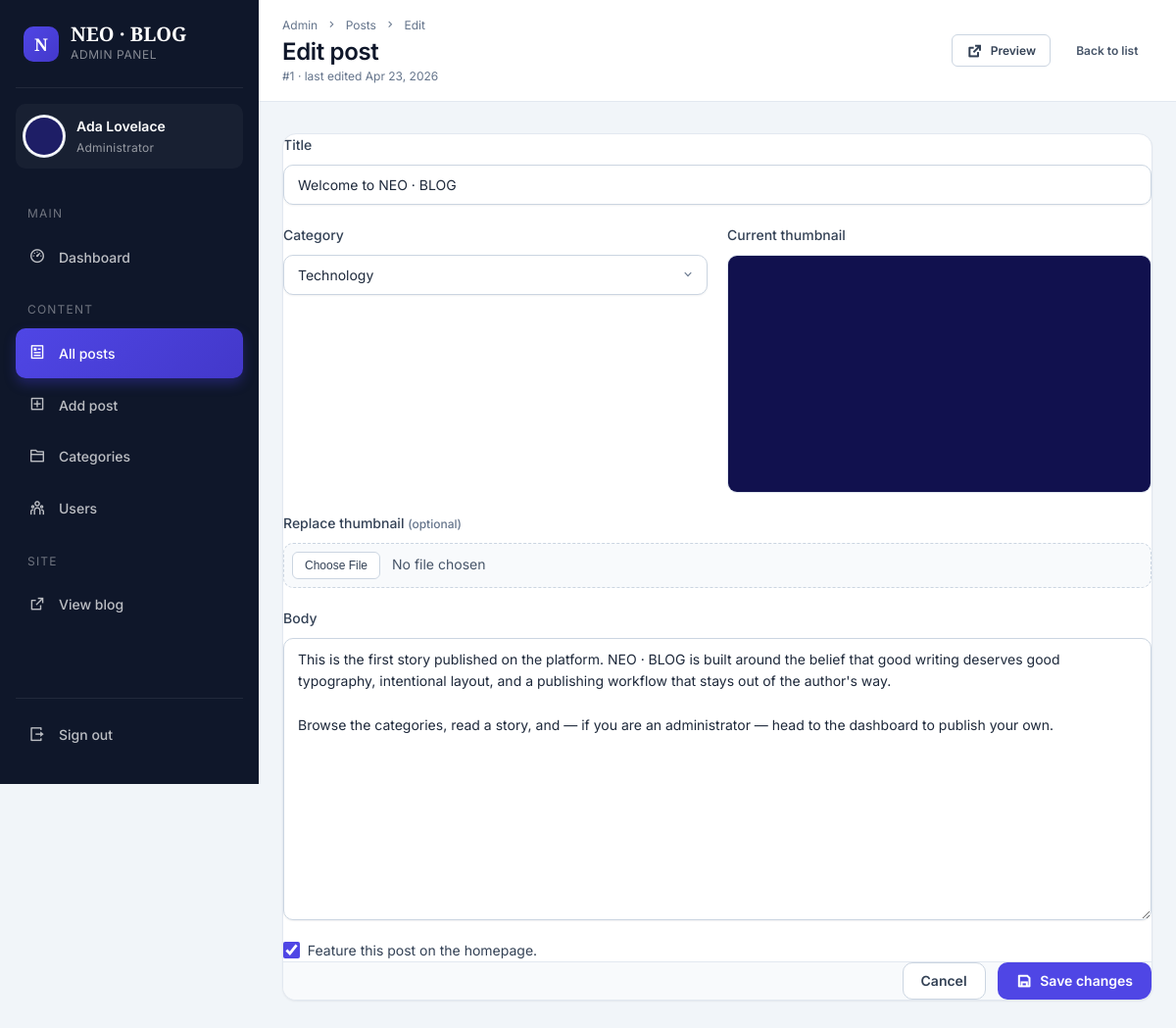
The page /admin/posts/edit?id=1 (signed in) on the database its author committed.
### tables this page shows
CREATE TABLE users (
    id          INT UNSIGNED AUTO_INCREMENT PRIMARY KEY,
    firstname   VARCHAR(100) NOT NULL,
    lastname    VARCHAR(100) NOT NULL,
    username    VARCHAR(50)  NOT NULL,
    email       VARCHAR(190) NOT NULL,
    password    VARCHAR(255) NOT NULL,
    avatar      VARCHAR(255) NOT NULL DEFAULT 'default-avatar.png',
    is_admin    TINYINT(1)   NOT NULL DEFAULT 0,
    created_at  TIMESTAMP    NOT NULL DEFAULT CURRENT_TIMESTAMP,
    UNIQUE KEY uniq_username (username),
    UNIQUE KEY uniq_email    (email)
);

CREATE TABLE posts (
    id           INT UNSIGNED AUTO_INCREMENT PRIMARY KEY,
    title        VARCHAR(255) NOT NULL,
    body         LONGTEXT     NOT NULL,
    thumbnail    VARCHAR(255) NOT NULL DEFAULT 'default-thumbnail.png',
    category_id  INT UNSIGNED NOT NULL,
    author_id    INT UNSIGNED NOT NULL,
    is_featured  TINYINT(1)   NOT NULL DEFAULT 0,
    date_time    TIMESTAMP    NOT NULL DEFAULT CURRENT_TIMESTAMP,
    KEY idx_category (category_id),
    KEY idx_author   (author_id),
    CONSTRAINT fk_posts_category FOREIGN KEY (category_id) REFERENCES categories(id) ON DELETE RESTRICT,
    CONSTRAINT fk_posts_author   FOREIGN KEY (author_id)   REFERENCES users(id)      ON DELETE CASCADE
);

### app/Controllers/Admin/PostController.php (called while the page is built, shortened)
<?php
final class PostController
{
    public function edit(): void
    {
        $id = (int) ($_GET['id'] ?? 0);
        $post = (new Post())->getById($id);
        View::render('admin/posts/edit', [
            'title'      => 'Edit post — Admin',
            'activeLink' => 'posts',
            'post'       => $post,
            'categories' => (new Category())->getAll(),
            'success'    => Auth::getFlash('admin-success'),
            'error'      => Auth::getFlash('admin-error'),
        ], layout: 'admin');
    }
}

### public/index.php (called while the page is built, shortened)
<?php
require dirname(__DIR__) . '/bootstrap.php';
$router = new \App\Core\Router();
$router->dispatch(
    $_SERVER['REQUEST_METHOD'] ?? 'GET',
    $_SERVER['REQUEST_URI']    ?? '/'
);

### app/Core/helpers.php (called while the page is built, shortened)
<?php
function e(mixed $value): string
{
    return htmlspecialchars((string) $value, ENT_QUOTES | ENT_SUBSTITUTE, 'UTF-8');
}
function url(string $path = '/'): string
{
    $path = '/' . ltrim($path, '/');
    return rtrim(ROOT_URL, '/') . $path;
}
function upload_url(string $filename): string
{
    return url('uploads/' . ltrim($filename, '/'));
}
function timeAgo(string $dateTimeStr): string
{
    $diff = time() - strtotime($dateTimeStr);
    return date('M d, Y', (int) strtotime($dateTimeStr));
}
function avatar_url(?string $filename): string
{
    $filename = trim((string) $filename);
    return upload_url($filename);
}
function thumbnail_url(?string $filename): string
{
    $filename = trim((string) $filename);
    return upload_url($filename);
}

### bootstrap.php (called while the page is built, shortened)
<?php
require_once __DIR__ . '/config/app.php';
require_once __DIR__ . '/app/Core/helpers.php';
spl_autoload_register(static function (string $class): void {
    $relative = str_replace('\\', '/', substr($class, 4));
    $file     = APP_PATH . '/' . $relative . '.php';
});

### app/Core/Database.php (called while the page is built, shortened)
<?php
final class Database
{
    private static ?Database $instance = null;
    private PDO $pdo;
    private function __construct()
    {
        try {
            if (DB_DRIVER === 'sqlite') {
                $this->pdo = new PDO('sqlite:' . DB_SQLITE_PATH);
                $this->pdo->exec('PRAGMA foreign_keys = ON');
            } else {
                $dsn = sprintf(
                    'mysql:host=%s;port=%d;dbname=%s;charset=%s',
                    DB_HOST,
                    DB_PORT,
                    DB_NAME,
                    DB_CHARSET
                );
                $this->pdo = new PDO($dsn, DB_USER, DB_PASS);
            }
            $this->pdo->setAttribute(PDO::ATTR_ERRMODE,            PDO::ERRMODE_EXCEPTION);
            $this->pdo->setAttribute(PDO::ATTR_DEFAULT_FETCH_MODE, PDO::FETCH_ASSOC);
            $this->pdo->setAttribute(PDO::ATTR_EMULATE_PREPARES,   false);
        } catch (PDOException $e) {
            throw new RuntimeException(
                'Database connection failed: ' . $e->getMessage(),
                (int) $e->getCode(),
                $e
            );
        }
    }
    public static function getInstance(): self
    {
        return self::$instance ??= new self();
    }
    public function fetchAll(string $sql, string $types = '', mixed ...$params): array
    {
        return $this->run($sql, $params)->fetchAll();
    }
    public function fetchOne(string $sql, string $types = '', mixed ...$params): ?array
    {
        $row = $this->run($sql, $params)->fetch();
        return $row === false ? null : $row;
    }
    private function run(string $sql, array $params): \PDOStatement
    {
        $stmt = $this->pdo->prepare($sql);
        $stmt->execute($params);
        return $stmt;
    }
}

### app/Models/Post.php (called while the page is built, shortened)
<?php
final class Post
{
    private Database $db;
    public function __construct()
    {
        $this->db = Database::getInstance();
    }
    public function getById(int $id): ?array
    {
        return $this->db->fetchOne(
            self::BASE_SELECT . " WHERE posts.id = ?",
            '', $id
        );
    }
}

### app/Models/Category.php (called while the page is built, shortened)
<?php
final class Category
{
    private Database $db;
    public function __construct()
    {
        $this->db = Database::getInstance();
    }
    public function getAll(): array
    {
        return $this->db->fetchAll("SELECT * FROM categories ORDER BY title");
    }
}

### app/Core/Auth.php (called while the page is built, shortened)
<?php
final class Auth
{
    public static function isLoggedIn(): bool
    {
        return isset($_SESSION['user_id']);
    }
    public static function isAdmin(): bool
    {
        return self::isLoggedIn() && (($_SESSION['user_is_admin'] ?? false) === true);
    }
    public static function userId(): ?int
    {
        return isset($_SESSION['user_id']) ? (int) $_SESSION['user_id'] : null;
    }
    public static function user(): ?array
    {
        static $cached = null;
        if ($cached === null || ($cached['id'] ?? null) !== self::userId()) {
            $cached = (new User())->getById((int) self::userId());
        }
        return $cached;
    }
}

### app/Models/User.php (called while the page is built, shortened)
<?php
final class User
{
    private Database $db;
    public function __construct()
    {
        $this->db = Database::getInstance();
    }
    public function getById(int $id): ?array
    {
        return $this->db->fetchOne(
            "SELECT id, firstname, lastname, username, email, avatar, is_admin, created_at
               FROM users WHERE id = ?",
            '', $id
        );
    }
}

### resources/views/admin/posts/edit.php (the view, shortened to what this page needs)
<div class="admin-topbar">
    <div>
        <div class="admin-topbar__crumb">
            <a href="<?= url('/admin') ?>">Admin</a> <i class="ri-arrow-right-s-line"></i>
            <a href="<?= url('/admin/posts') ?>">Posts</a> <i class="ri-arrow-right-s-line"></i>
            <span>Edit</span>
        </div>
        <div class="admin-topbar__title"><h1>Edit post</h1></div>
        <div class="admin-topbar__sub">#<?= (int) $post['id'] ?> · last edited <?= e(timeAgo($post['date_time'])) ?></div>
    </div>
    <div class="admin-topbar__actions">
        <a href="<?= url('/post?id=' . (int) $post['id']) ?>" class="btn btn--secondary btn--sm" target="_blank" rel="noopener">
            <i class="ri-external-link-line"></i> Preview
        </a>
        <a href="<?= url('/admin/posts') ?>" class="btn btn--ghost btn--sm">Back to list</a>
    </div>
</div>
<div class="admin-content">
    <form action="<?= url('/admin/posts/update') ?>" method="post" enctype="multipart/form-data"
          class="admin-form-card" novalidate>
        <div class="admin-form-card__body">
            <div class="form-stack">
                <div class="form-field">
                    <label for="title">Title</label>
                    <input type="text" id="title" name="title" class="form-input"
                           value="<?= e($post['title']) ?>" required>
                </div>
                <div class="form-grid">
                    <div class="form-field">
                        <label for="category_id">Category</label>
                        <select id="category_id" name="category_id" class="form-select" required>
                            <?php foreach ($categories as $c): ?>
                                <option value="<?= (int) $c['id'] ?>"
                                    <?= (int) $c['id'] === (int) $post['category_id'] ? 'selected' : '' ?>>
                                    <?= e($c['title']) ?>
                                </option>
                            <?php endforeach; ?>
                        </select>
                    </div>
                    <div class="form-field">
                        <label>Current thumbnail</label>
                        <div class="form-preview form-preview--wide">
                            <img src="<?= thumbnail_url($post['thumbnail']) ?>" alt="">
                        </div>
                    </div>
                </div>
                <div class="form-field">
                    <label for="thumbnail">Replace thumbnail <small>(optional)</small></label>
                    <input type="file" id="thumbnail" name="thumbnail" class="form-file"
                           accept="image/jpeg,image/png,image/webp,image/gif">
                </div>
                <div class="form-field">
                    <label for="body">Body</label>
                    <textarea id="body" name="body" class="form-textarea" style="min-height: 18rem;" required><?= e($post['body']) ?></textarea>
                </div>
                <label class="form-check">
                    <input type="checkbox" name="is_featured" value="1" <?= (int) $post['is_featured'] === 1 ? 'checked' : '' ?>>
                    <span>Feature this post on the homepage.</span>
                </label>
            </div>
        </div>
        <div class="admin-form-card__footer">
            <a href="<?= url('/admin/posts') ?>" class="btn btn--secondary">Cancel</a>
            <button type="submit" class="btn">
                <i class="ri-save-line"></i> Save changes
            </button>
        </div>
    </form>
</div>

### app/Core/Router.php (shortened to what this page needs)
<?php
final class Router
{
    private array $routes = [];
    private string $prefix = '';
    public function group(string $prefix, callable $callback): void
    {
        $previous    = $this->prefix;
        $this->prefix = rtrim($previous . $prefix, '/');
        $this->prefix = $previous;
    }
    public function dispatch(string $method, string $uri): void
    {
        $method = strtoupper($method);
        $path   = $this->normalise($uri);
        foreach ($this->routes as $route) {
            if ($route['method'] !== $method) continue;
            if ($route['path'] === $path) {
                $this->invoke($route['handler'], []);
                return;
            }
        }
    }
    private function add(string $method, string $path, string $handler): void
    {
        $fullPath = rtrim($this->prefix . '/' . ltrim($path, '/'), '/');
        if ($fullPath === '') $fullPath = '/';
        $this->routes[] = [
            'method'  => $method,
            'path'    => $fullPath,
            'handler' => $handler,
        ];
    }
    private function normalise(string $uri): string
    {
        $path = parse_url($uri, PHP_URL_PATH) ?: '/';
        $path = rtrim($path, '/');
        return $path === '' ? '/' : $path;
    }
    private function invoke(string $handler, array $params): void
    {
        [$controller, $action] = explode('@', $handler, 2);
        $instance = new $class();
        $instance->$action($params);
    }
}

### resources/views/partials/admin-sidebar.php (shortened to what this page needs)
<?php
$user = Auth::user();
$is   = fn (string $name) => ($activeLink ?? '') === $name ? 'is-active' : '';
?>
<aside class="sidebar" aria-label="Admin navigation">
    <div class="sidebar__brand">
        <span class="sidebar__brand-logo">N</span>
        <div>
            <div class="sidebar__brand-text">NEO · BLOG</div>
            <div class="sidebar__brand-sub">Admin panel</div>
        </div>
    </div>
    <div class="sidebar__profile">
        <span class="avatar avatar--sm">
            <img src="<?= avatar_url($user['avatar'] ?? '') ?>" alt="">
        </span>
        <div class="sidebar__profile-meta">
            <span class="sidebar__profile-name"><?= e(($user['firstname'] ?? '') . ' ' . ($user['lastname'] ?? '')) ?></span>
            <span class="sidebar__profile-role"><?= Auth::isAdmin() ? 'Administrator' : 'Editor' ?></span>
        </div>
    </div>
    <nav class="sidebar__nav" aria-label="Admin">
        <div class="sidebar__group">Main</div>
        <a href="<?= url('/admin') ?>" class="sidebar__link <?= $is('dashboard') ?>">
            <i class="ri-dashboard-3-line"></i> <span>Dashboard</span>
        </a>
        <div class="sidebar__group">Content</div>
        <a href="<?= url('/admin/posts') ?>" class="sidebar__link <?= $is('posts') ?>">
            <i class="ri-article-line"></i> <span>All posts</span>
        </a>
        <a href="<?= url('/admin/posts/create') ?>" class="sidebar__link <?= $is('add-post') ?>">
            <i class="ri-add-box-line"></i> <span>Add post</span>
        </a>
        <a href="<?= url('/admin/categories') ?>" class="sidebar__link <?= $is('categories') ?>">
            <i class="ri-folder-2-line"></i> <span>Categories</span>
        </a>
        <a href="<?= url('/admin/users') ?>" class="sidebar__link <?= $is('users') ?>">
            <i class="ri-team-line"></i> <span>Users</span>
        </a>
        <div class="sidebar__group">Site</div>
        <a href="<?= url('/') ?>" class="sidebar__link">
            <i class="ri-external-link-line"></i> <span>View blog</span>
        </a>
    </nav>
    <div class="sidebar__logout">
        <form action="<?= url('/logout') ?>" method="post" style="margin:0;">
            <button type="submit" class="sidebar__link" style="width:100%; background:none; border:0; text-align:left; color: rgba(255,255,255,0.72);">
                <i class="ri-logout-box-r-line"></i> <span>Sign out</span>
            </button>
        </form>
    </div>
</aside>

### rows shown on the page
users: avatar (placeholder picture), firstname+lastname "Ada Lovelace"
posts: id "1", date_time "Apr 23, 2026", title "Welcome to NEO · BLOG", thumbnail (placeholder picture), body "This is the first story published on the platform. NEO · BLOG is built around the belief that good writing deserves good typography, intentional layout, and a publishing workflow that stays out of the author's way. Browse the categories, read a story, and — if you are an administrator — head to the dashboard to publish your own.", is_featured "☑"

### other values the page prints
form field category_id "Technology"
